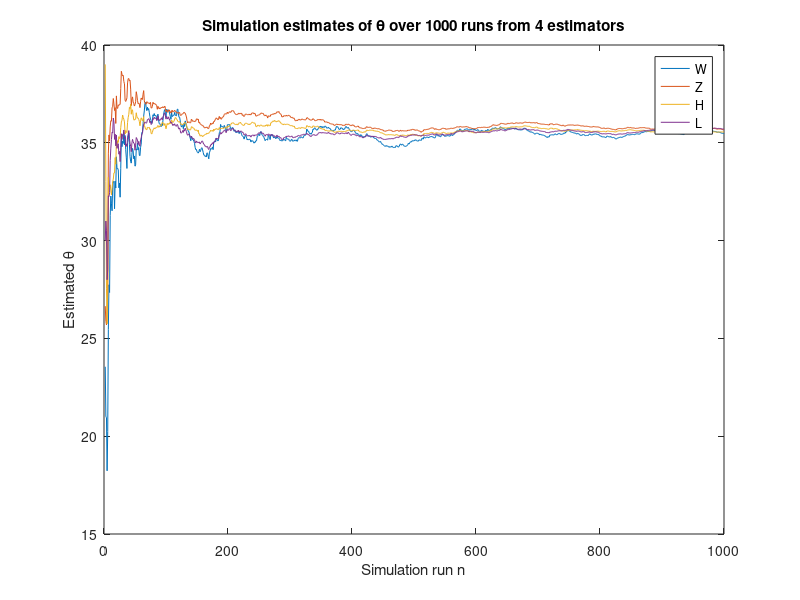
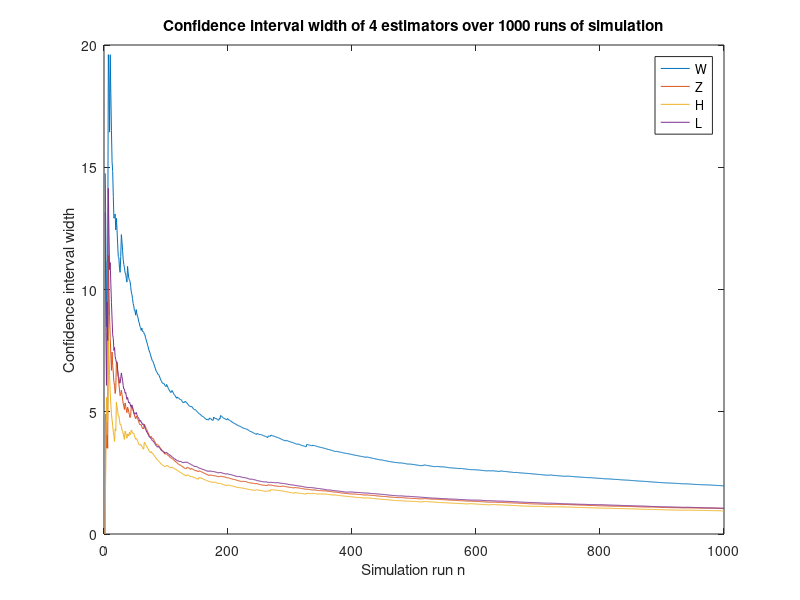
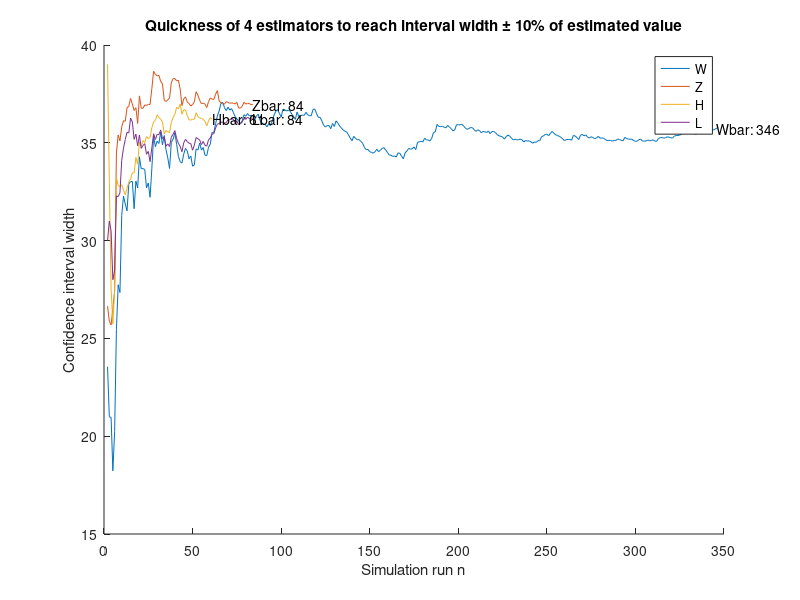

MATLAB code for these plots, in order:
clear;
n = 1;
done = 0;
W = zeros(10000,1); %a raw estimator
Y = zeros(10000,1); %b control variate sum of service times
Q = zeros(10000,1); %c control variate
L = zeros(10000,1); %d reduction
Wbar = zeros(10000,1);
Zbar = zeros(10000,1);
Hbar = zeros(10000,1);
Lbar = zeros(10000,1);
Wwidth = zeros(10000,1); %raw estimator confidence interval width
Zwidth = zeros(10000,1);
Hwidth = zeros(10000,1);
Lwidth = zeros(10000,1);

stopW = 0;
stopZ = 0;
stopH = 0;
stopL = 0;

x = 1.645; %.9 confidence interval

while done ~= 1
    T = zeros(10,1); %Total time
    Queue = zeros(10,1); %Queue time
    S = zeros(10,1); %Service time
    A = zeros(10,1); %Arrival times
    Start = zeros(10,1); %Start service times
    Stop = zeros(10,1); %Stop service times
    Nframes = zeros(10,1); %num frames in queue when pkt i arrives
    %Calculate service times
    for i = 1:length(S)
        S(i) = exprnd(1);
    end
    %Run simulation
    ctime = 0; %current time
    %Set first frame values
    A(1) = 0;
    Start(1) = 0; %No queue time
    Stop(1) = S(1); %No queue time
    %Queue(1) = 0; %No queue time
    T(1) = S(1); %No queue time
    for i = 2:length(T)
        arr = exprnd(.5); %packet arrival
        A(i) = A(i-1) + arr;
        if A(i) > Stop(i-1)
            Start(i) = A(i);
        else
            Start(i) = Stop(i-1);
        end
        Stop(i) = Start(i) + S(i);
        %Queue(i) = Start(i) - A(i);
        T(i) = Stop(i) - A(i);
        
        %calculate num frames in queue
        doneFrames = 0;
        frameCounter = i;
        while doneFrames ~= 1
            if frameCounter < 2
                doneFrames = 1;
            else
                if A(i) < Stop(frameCounter - 1)
                    Nframes(i) = Nframes(i) + 1;
                else
                    doneFrames = 1;
                end
            end
            frameCounter = frameCounter - 1;
        end
    end
    
    %%%%%%%%%%%%%%% a raw estimator
    W(n) = sum(T); %Add nth sample into W array
    Wbar(n) = sum(W) / n; %calculate raw estimator
    
    %calculate Wbar interval
 
    %calculate Sn
    Sn = sqrt(var(W(1:n)));
    %RawInterval = [Wbar - (x*Sn)/sqrt(n), Wbar + (x*Sn)/sqrt(n)];
    Wwidth(n) = (2*x*Sn)/sqrt(n);
    if n > 10 && stopW == 0 && (Wwidth(n)) <= Wbar(n)*.1
        stopW = n;
    end
    
    %%%%%%%%%%%%%%
    %b control variate for the frame service times
    Y(n) = sum(S);
    Ybar = sum(Y)/n;
    
    Yvar = var(Y(1:n));
    
    %zCovar = myCovar(W, Y, Wbar, Ybar, n);
    zCovarTemp = cov(W(1:n),Y(1:n));
    zCovar = zCovarTemp(1,2);
    cZ = -zCovar/Yvar;
    Zbar(n) = Wbar(n) + cZ*(Ybar - 10);
    %calculate Zbar interval
    Sz = sqrt((Sn^2) - ((zCovar^2)/Yvar));
    Zwidth(n) = (2*x*Sz)/sqrt(n);
    
    if n > 10 && stopZ == 0 && (Zwidth(n)) <= Zbar(n)*.1
        stopZ = n;
    end
    
    %%%%%%%%%%%%%
    %c control variate
    
    %calculate Q(n)
    tempSum = 0;
    for i = 1:9
        tempSum = tempSum + A(i+1) - A(i);
    end
    Q(n) = Y(n) - tempSum;
    
    Qbar = sum(Q)/n;
    
    %calculate variance
    Qvar = var(Q(1:n));
    %calculate covariance
    %qCovar = myCovar(W, Q, Wbar, Qbar, n);
    qCovarTemp = cov(W(1:n),Q(1:n));
    qCovar = qCovarTemp(1,2);
    cQ = -qCovar/Qvar;
    Hbar(n) = Wbar(n) + cQ*(Qbar - 5.5);
    %calculate Hbar interval
    Sh = sqrt((Sn^2) - (qCovar^2)/Qvar);
    Hwidth(n) = (2*x*Sh)/sqrt(n);
    
    if n > 10 && stopH == 0 && (Hwidth(n)) <= Hbar(n)*.1
        stopH = n;
    end
    
    %%%%%%%%%%%%%
    %d reduction
    L(n) = sum(Nframes) + 10;
    Lbar(n) = sum(L)/n;
    
    %calculate Lbar interval
    Sl = sqrt(var(L(1:n)));
    Lwidth(n) = (2*x*Sl)/sqrt(n);
    
    if n > 10 && stopL == 0 && (Lwidth(n)) <= Lbar(n)*.1
        stopL = n;
    end
    
    n = n + 1; %increment n
    if n > 1000
        done = 1;
    end
end
%plot first problem
figure;
n = n-1;
x = 2:1000;
plot(x, Wbar(2:n), x, Zbar(2:n), x, Hbar(2:n), x, Lbar(2:n));
xlabel('Simulation run n');
ylabel('Estimated \theta');
title('Simulation estimates of \theta over 1000 runs from 4 estimators');
legend('W', 'Z', 'H', 'L');

figure;
plot(x, Wwidth(2:n), x, Zwidth(2:n), x, Hwidth(2:n), x, Lwidth(2:n));
xlabel('Simulation run n');
ylabel('Confidence interval width');
title('Confidence interval width of 4 estimators over 1000 runs of simulation');
legend('W', 'Z', 'H', 'L');

figure;
hold on;
x = 2:stopW;
plot(x, Wbar(2:stopW));
x = 2:stopZ;
plot(x, Zbar(2:stopZ));
x = 2:stopH;
plot(x, Hbar(2:stopH));
x = 2:stopL;
plot(x, Lbar(2:stopL));
legend('W', 'Z', 'H', 'L');
xlabel('Simulation run n');
ylabel('Confidence interval width');
title('Quickness of 4 estimators to reach interval width \pm 10% of estimated value');
text(stopW, Wbar(stopW), sprintf('Wbar: %d', stopW));
text(stopZ, Zbar(stopZ), sprintf('Zbar: %d', stopZ));
text(stopH, Hbar(stopH), sprintf('Hbar: %d', stopH));
text(stopL, Lbar(stopL), sprintf('Lbar: %d', stopL));
